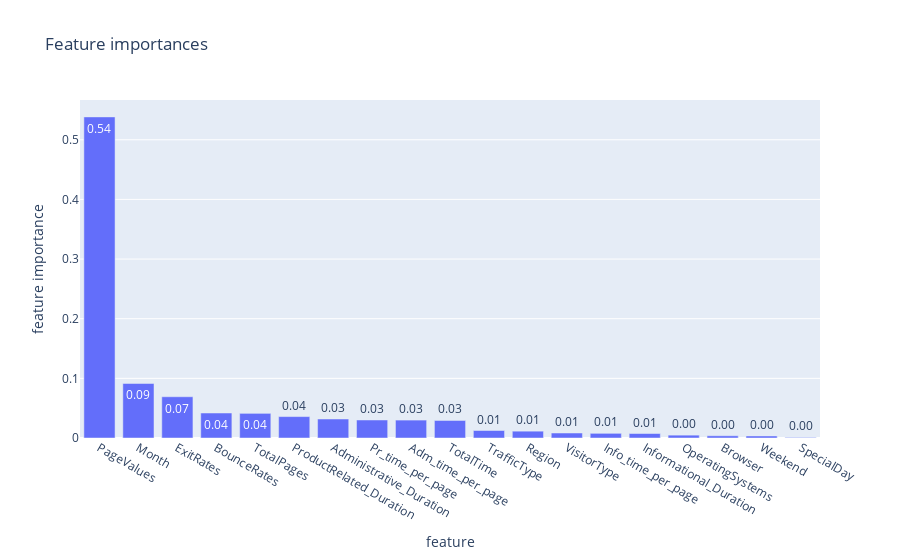

The notebook cell this image was saved under:
### Code cell
def plot_feature_importance(model, names, threshold = None):
    feature_importance_df = pd.DataFrame.from_dict({'feature_importance': model.feature_importances_,
                                                    'feature': names})\
            .set_index('feature').sort_values('feature_importance', ascending = False)

    if threshold is not None:
        feature_importance_df = feature_importance_df[feature_importance_df.feature_importance > threshold]

    fig = px.bar(
        feature_importance_df,
        text_auto = '.2f',
        labels = {'value': 'feature importance'},
        title = 'Feature importances'
    )

    fig.update_layout(showlegend = False)
    fig.show()

plot_feature_importance(rfc_tuned, X_train.columns)

### Figure 1 — Plotly figure (JSON) as saved in the notebook; plotly's stock layout.template omitted (floating-point values rounded to 4 significant figures)
{"data": [{"alignmentgroup": "True", "hovertemplate": "variable=feature_importance<br>feature=%{x}<br>feature importance=%{y}<extra></extra>", "legendgroup": "feature_importance", "marker": {"color": "#636efa", "pattern": {"shape": ""}}, "name": "feature_importance", "offsetgroup": "feature_importance", "orientation": "v", "showlegend": true, "textposition": "auto", "texttemplate": "%{y:.2f}", "type": "bar", "x": ["PageValues", "Month", "ExitRates", "BounceRates", "TotalPages", "ProductRelated_Duration", "Administrative_Duration", "Pr_time_per_page", "Adm_time_per_page", "TotalTime", "TrafficType", "Region", "VisitorType", "Info_time_per_page", "Informational_Duration", "OperatingSystems", "Browser", "Weekend", "SpecialDay"], "xaxis": "x", "y": [0.5383, 0.09138, 0.06915, 0.0419, 0.04132, 0.03589, 0.03184, 0.03019, 0.03004, 0.02939, 0.01255, 0.01145, 0.00836, 0.007833, 0.0075, 0.00477, 0.003713, 0.003403, 0.001002], "yaxis": "y"}], "layout": {"barmode": "relative", "legend": {"title": {"text": "variable"}, "tracegroupgap": 0}, "showlegend": false, "title": {"text": "Feature importances"}, "xaxis": {"anchor": "y", "domain": [0, 1], "title": {"text": "feature"}}, "yaxis": {"anchor": "x", "domain": [0, 1], "title": {"text": "feature importance"}}}}
